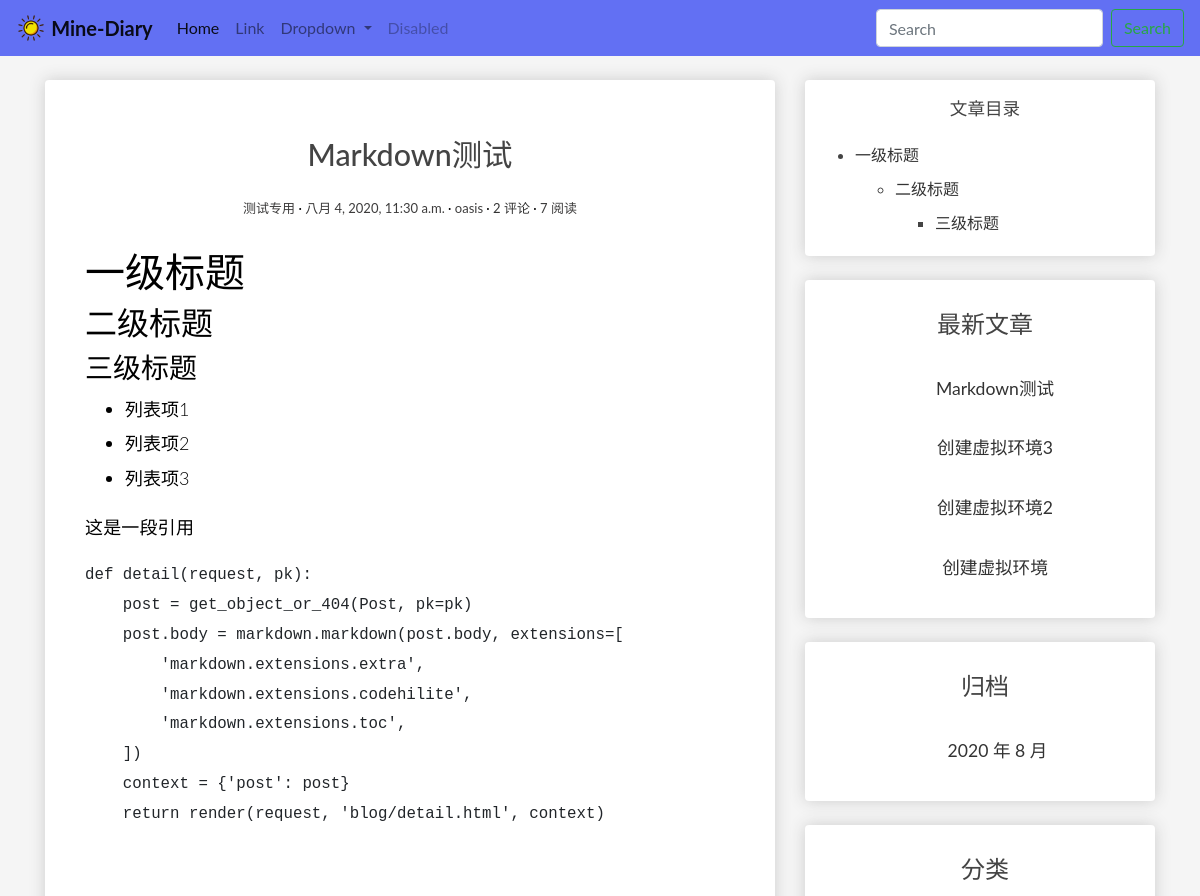
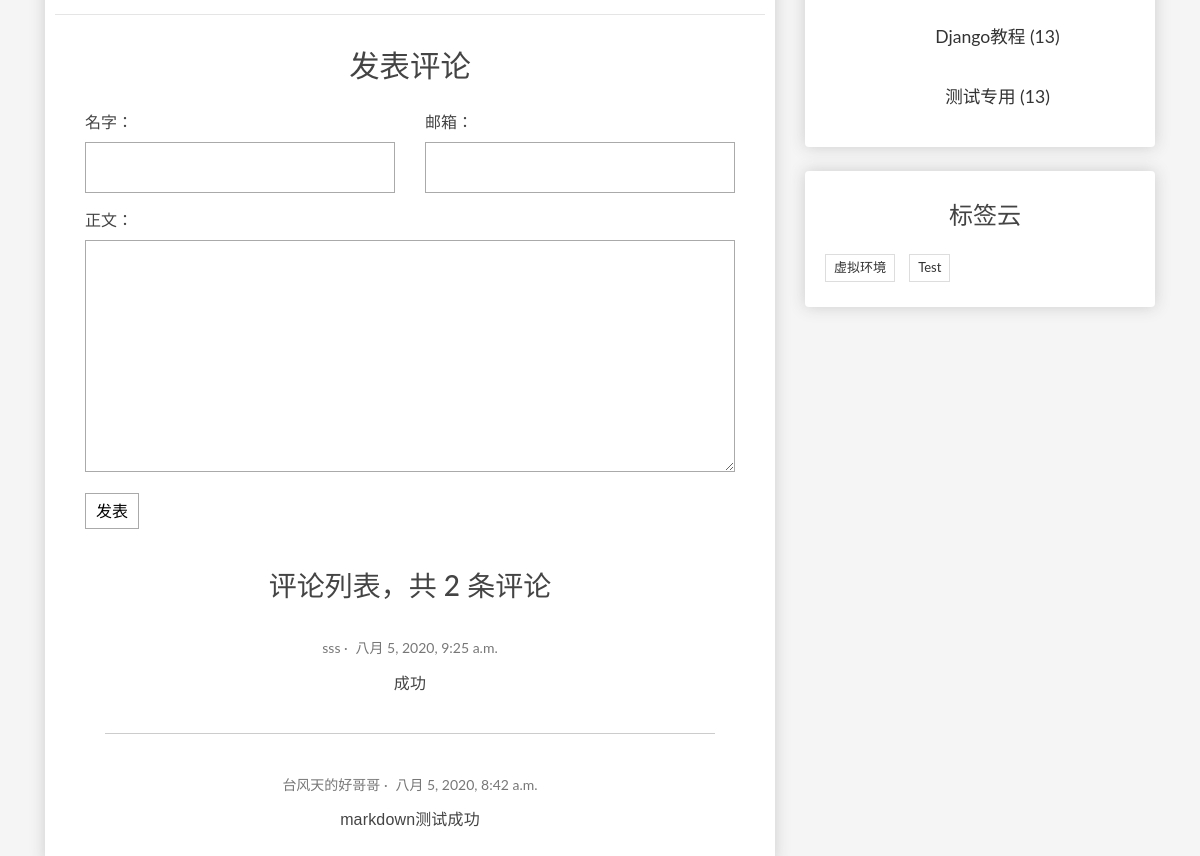
Screenshot of /blogs/4/ with the database file from the repository (2 pictures, top to bottom).
### blog/models.py (models this page shows, shortened)
class Post(models.Model):
    author = models.ForeignKey(
        User, verbose_name='作者', on_delete=models.CASCADE)
    title = models.CharField('标题', max_length=100)
    body = models.TextField('正文')
    created_time = models.DateTimeField('创建时间', default=timezone.now)
    modified_time = models.DateTimeField('修改时间')
    excerpt = models.CharField('摘要', max_length=100, blank=True)
    categories = models.ForeignKey(
        Category, verbose_name='归档', on_delete=models.CASCADE)
    tags = models.ManyToManyField(Tag, verbose_name='标签', blank=True)
    views = models.PositiveIntegerField(default=0, editable=False)
    def increase_views(self):
        self.views += 1
        self.save(update_fields=['views'])
    def save(self, *args, **kwargs):
        self.modified_time = timezone.now()
        md = markdown.Markdown(extensions=[
            'markdown.extensions.extra',
            'markdown.extensions.codehilite',
        ])
        self.excerpt = strip_tags(md.convert(self.body))[:50]
        super().save(*args, **kwargs)
    def get_absolute_url(self):
        return reverse('blog:detail', kwargs={'pk': self.pk})
    class Meta:
        verbose_name = '文章'
        verbose_name_plural = verbose_name
        ordering = ['-created_time']

class Category(models.Model):
    name = models.CharField(max_length=100)
    class Meta:
        verbose_name = '分类'
        verbose_name_plural = verbose_name

class Tag(models.Model):
    name = models.CharField(max_length=100)
    class Meta:
        verbose_name = '标签'
        verbose_name_plural = verbose_name

### comments/models.py (models this page shows, shortened)
class Comment(models.Model):
    name = models.CharField('名字', max_length=100)
    email = models.EmailField('邮箱')
    text = models.TextField('正文')
    created_time = models.DateTimeField('创建时间', default=timezone.now)
    post = models.ForeignKey(Post, verbose_name='文章', on_delete=models.CASCADE)
    class Meta:
        verbose_name = '评论'
        verbose_name_plural = verbose_name
        ordering = ['-created_time']

### blog/views.py (the view)
# urls.py: path('blogs/<int:pk>/', PostDetailView.as_view(), name='detail'),
class PostDetailView(DetailView):
    model = Post
    template_name = 'blog/detail.html'
    context_object_name = 'post'
    def get(self, request, *args, **kwargs):
        HttpResponse = super(PostDetailView, self).get(
            request, *args, **kwargs)
        self.object.increase_views()
        return HttpResponse
    def get_object(self, queryset=None):
        post = super().get_object(queryset=None)
        md = markdown.Markdown(extensions=[
            'markdown.extensions.extra',
            'markdown.extensions.codehilite',
            TocExtension(slugify=slugify),
        ])
        post.body = md.convert(post.body)
        m = re.search(
            r'<div class="toc">\s*<ul>(.*)</ul>\s*</div>', md.toc, re.S)
        post.toc = m.group(1) if m is not None else ''
        return post

### comments/forms.py
class CommentForm(forms.ModelForm):
    class Meta:
        model = Comment
        fields = ['name', 'email', 'text']

### blog/templatetags/blog_extras.py (called while the page is built)
@register.inclusion_tag('blog/inclusions/_recent_posts.html', takes_context=True)
def show_recent_posts(context, num=5):
    return {
        'recent_post_list': Post.objects.all().order_by('-created_time')[:num],
    }

@register.inclusion_tag('blog/inclusions/_archives.html', takes_context=True)
def show_archives(context):
    return {
        'date_list': Post.objects.dates('created_time', 'month', order='DESC'),
    }

@register.inclusion_tag('blog/inclusions/_categories.html', takes_context=True)
def show_categories(context):
    return {
        'category_list': Category.objects.all(),
    }

@register.inclusion_tag('blog/inclusions/_tags.html', takes_context=True)
def show_tags(context):
    return {
        'tag_list': Tag.objects.all(),
    }

### comments/templatetags/comments_extras.py (called while the page is built)
@register.inclusion_tag('comments/inclusions/_form.html', takes_context=True)
def show_comment_form(context, post, form=None):
    if form is None:
        form = CommentForm()
    return {
        'post': post,
        'form': form
    }

@register.inclusion_tag('comments/inclusions/_list.html', takes_context=True)
def show_comments(context, post):
    comment_list = post.comment_set.all()
    comment_count = comment_list.count()
    return {
        'comment_list': comment_list,
        'comment_count': comment_count
    }

### blog/templates/blog/detail.html
{% extends 'base.html' %}
{% load comments_extras %}
{% block main %}
  <div class="box-element">
    <article class="post post-{{ post.pk }}">
    <header class="entry-header">
        <h1 class="entry-title">{{ post.title }}</h1>
        <div class="entry-meta">
        <span class="post-category"><a>{{ post.categories.name }}</a></span>
        <span class="post-date"><a><time class="entry-date"
                                                    datetime="{{ post.created_time }}">{{ post.created_time }}</time></a></span>
        <span class="post-author"><a>{{ post.author }}</a></span>
        <span class="comments-link"><a href="#comment-area">{{ post.comment_set.count }} 评论</a></span>
        <span class="views-count"><a>{{ post.views }} 阅读</a></span>
        </div>
    </header>
    <div class="entry-content clearfix">
        {{ post.body|safe }}
    </div>
    <br>
    <br>
    </article>
    <hr>
    <section class="comment-area" id="comment-area">
      <h3 class="entry-title">发表评论</h3>
      {% show_comment_form post %}
      <div class="comment-list-panel entry-title">
        {% show_comments post %}
      </div>
    </section>
  </div>
{% endblock main %}
{% block toc %}
  {% if post.toc %}
    <div class="widget widget-content box-element">
      <h3 class="entry-free">文章目录</h3>
      <div class="toc">
        <ul>
          {{ post.toc|safe }}
        </ul>
      </div>
    </div>
    <br>
  {% endif %}
{% endblock toc %}

### comments/templates/comments/inclusions/_list.html
<h3>评论列表，共 <span>{{ comment_count }}</span> 条评论</h3>
<ul class="comment-list list-unstyled">
  {% for comment in comment_list %}
    <li class="comment-item">
      <span class="nickname">{{ comment.name }}</span>
      <time class="submit-date" datetime="{{ comment.created_time }}">{{ comment.created_time }}</time>
      <div class="text">
        {{ comment.text|linebreaks }}
      </div>
    </li>
  {% empty %}
    暂无评论
  {% endfor %}
</ul>

### blog/templates/blog/inclusions/_recent_posts.html
<div class="widget widget-recent-posts">
  <h3 class="widget-title entry-title">最新文章</h3>
  <ul>
    {% for post in recent_post_list %}
      <div class="entry-free">
        <li>
            <a href="{{ post.get_absolute_url }}">{{ post.title }}</a>
        </li>
      </div>
    {% empty %}
      暂无文章！
    {% endfor %}
  </ul>
</div>

### blog/templates/blog/inclusions/_categories.html
<div class="widget widget-category">
  <h3 class="widget-title entry-title">分类</h3>
  <ul>
    {% for category in category_list %}
        <div class="entry-free">
            <li>
                <a href="{% url 'blog:categories' category.pk %}">{{ category.name }} <span class="post-count">(13)</span></a>
            </li>
        </div>
    {% empty %}
      暂无分类！
    {% endfor %}
  </ul>
</div>

### blog/templates/blog/inclusions/_tags.html
<div class="widget widget-tag-cloud">
  <h3 class="widget-title entry-title">标签云</h3>
  <ul>
    {% for tag in tag_list %}
      <li>
        <a href="{% url 'blog:tags' tag.pk %}">{{ tag.name }}</a>
      </li>
    {% empty %}
      暂无标签！
    {% endfor %}
  </ul>
</div>

### blog/static/blog/css/main.css (style rules this page uses)
body { background-color: whitesmoke; }
.box-element { box-shadow: hsl(0, 0%, 80%) 0 0 16px; background-color: #fff; border-radius: 4px; padding: 10px; }
.entry-free { text-align: center; font-size: 1.1em; margin-bottom: 20px; line-height: 1.6; padding: 10px 20px 0; }
* { outline: none; }
h1, h2, h3, h4, h5, h6 { margin-top: 0; }
a { color: #333; }
body { color: #444; font-family: 'Lato', sans-serif; }
p { font-family: 'Ubuntu', sans-serif; font-weight: 400; word-spacing: 1px; letter-spacing: 0.01em; }
.post { background: #fff; padding: 30px 30px 0; }
.entry-title { text-align: center; font-size: 1.9em; margin-bottom: 20px; line-height: 1.6; padding: 10px 20px 0; }
.entry-meta { text-align: center; color: #3d3c3c; font-size: 13px; margin-bottom: 30px; }
.entry-content { font-size: 18px; line-height: 1.9; font-weight: 300; color: #000; }
.post-category::after, .post-date::after, .post-author::after, .comments-link::after { content: ' ·'; color: #000; }
.widget { background: #fff; padding: 5px 0 5px 10px; }
.widget-title { font-size: 1.5em; margin-bottom: 20px; line-height: 1.6; padding: 10px 0 0; font-weight: 400; }
.widget-recent-posts ul { padding: 0; margin: 0; padding-left: 20px; }
.widget-recent-posts ul li { list-style-type: none; position: relative; line-height: 170%; margin-bottom: 10px; }
.widget-recent-posts ul li::before { content: '\f3d3'; font-family: "Ionicons"; position: absolute; left: -17px; top: 3px; font-size: 16px; color: #000; }
.widget-category ul { padding: 0; margin: 0; padding-left: 25px; }
.widget-category ul li { list-style-type: none; position: relative; line-height: 170%; margin-bottom: 10px; }
.widget-category ul li::before { content: '\f3fe'; font-family: "Ionicons"; position: absolute; left: -25px; top: 1px; font-size: 18px; color: #000; }
.widget-tag-cloud ul { padding: 0; margin: 0; margin-right: -10px; }
.widget-tag-cloud ul li { list-style-type: none; font-size: 13px; display: inline-block; margin-right: 10px; margin-bottom: 10px; padding: 3px 8px; border: 1px solid #ddd; }
.widget-content ul ul { margin-top: 10px; }
.widget-content ul li { margin-bottom: 10px; }
.contact-form input, .comment-form input { border: 1px solid #aaa; margin-bottom: 15px; width: 100%; padding: 15px 15px; font-size: 16px; line-height: 100%; transition: 0.4s border-color linear; }
.contact-form textarea, .comment-form textarea { border: 1px solid #aaa; margin-bottom: 15px; width: 100%; padding: 15px 15px; font-size: 16px; line-height: 20px !important; min-height: 183px; transition: 0.4s border-color linear; }
.comment-area { padding: 0 30px 0; }
.comment-list-panel { margin-top: 30px; }
.comment-list { margin-top: 15px; }
.comment-item:not(:last-child) { border-bottom: 1px #ccc solid; margin-bottom: 20px; padding-bottom: 20px; }
.comment-item .nickname, .comment-item .submit-date { color: #777; font-size: 14px; }
.comment-item .nickname:after { content: ' ·'; }
.comment-item .text { padding-top: 5px; font-size: 16px; }

### blog/templates/base.html (style rules this page uses)
.codehilite { padding: 0; }

### rows the page displays
Post: title "Markdown测试", categories.name "测试专用", created_time "八月 4, 2020, 11:30 a.m.", author "oasis", comment_set.count "2", views "7", body "一级标题 二级标题 三级标题 列表项1 列表项2 列表项3 这是一段引用 def detail ( request , pk ): post = get_object_or_404 ( Post , pk = pk ) post . body = markdown . markdown ( post . body , extensions = [ 'markdown.extensions.extra' , 'markdown.extensions.codehilite' , 'markdown.extensions.toc' , ]) context = { 'post' : post } return render ( request , 'blog/detail.html' , context )", toc "一级标题 二级标题 三级标题"
Comment: name "sss", created_time "八月 5, 2020, 9:25 a.m.", text "成功"
Comment: name "台风天的好哥哥", created_time "八月 5, 2020, 8:42 a.m.", text "markdown测试成功"
Post: title "创建虚拟环境3"
Post: title "创建虚拟环境2"
Post: title "创建虚拟环境"
Category: name "Django教程"
Category: name "测试专用"
Tag: name "虚拟环境"
Tag: name "Test"

### other values shown
{{ comment_count }} "2"
{{ date.year }} "2020"
{{ date.month }} "8"
